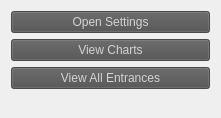
           <widget class="QWidget" name="gridLayoutWidget_2">
            <property name="geometry">
             <rect>
              <x>820</x>
              <y>550</y>
              <width>221</width>
              <height>118</height>
             </rect>
            </property>
            <layout class="QGridLayout" name="gridLayout_10">
             <item row="3" column="0">
              <spacer name="verticalSpacer_5">
               <property name="orientation">
                <enum>Qt::Orientation::Vertical</enum>
               </property>
               <property name="sizeHint" stdset="0">
                <size>
                 <width>20</width>
                 <height>40</height>
                </size>
               </property>
              </spacer>
             </item>
             <item row="2" column="0">
              <widget class="QPushButton" name="view_all_entrances_button">
               <property name="styleSheet">
                <string notr="true">background: rgba(79, 79, 79, 0.85);
color: lightgray</string>
               </property>
               <property name="text">
                <string>View All Entrances</string>
               </property>
              </widget>
             </item>
             <item row="1" column="0">
              <widget class="QPushButton" name="open_chart_list_button">
               <property name="styleSheet">
                <string notr="true">background: rgba(79, 79, 79, 0.85);
color: lightgray</string>
               </property>
               <property name="text">
                <string>View Charts</string>
               </property>
              </widget>
             </item>
             <item row="0" column="0">
              <widget class="QPushButton" name="open_tracker_settings_button">
               <property name="styleSheet">
                <string notr="true">background: rgba(79, 79, 79, 0.85);
color: lightgray</string>
               </property>
               <property name="text">
                <string>Open Settings</string>
               </property>
              </widget>
             </item>
            </layout>
           </widget>
